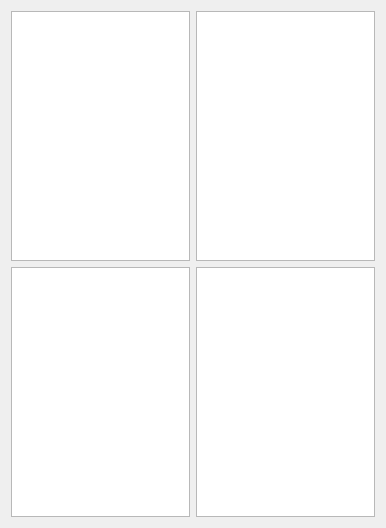
<?xml version="1.0" encoding="UTF-8"?>
<ui version="4.0">
 <class>MenuListWidget</class>
 <widget class="QWidget" name="MenuListWidget">
  <property name="geometry">
   <rect>
    <x>0</x>
    <y>0</y>
    <width>386</width>
    <height>528</height>
   </rect>
  </property>
  <property name="windowTitle">
   <string>Form</string>
  </property>
  <layout class="QGridLayout" name="gridLayout">
   <item row="0" column="0">
    <widget class="QListWidget" name="listWidget"/>
   </item>
   <item row="0" column="1">
    <widget class="QListWidget" name="listWidget_2"/>
   </item>
   <item row="1" column="0">
    <widget class="QListWidget" name="listWidget_3"/>
   </item>
   <item row="1" column="1">
    <widget class="QListWidget" name="listWidget_4"/>
   </item>
  </layout>
 </widget>
 <resources/>
 <connections/>
</ui>
